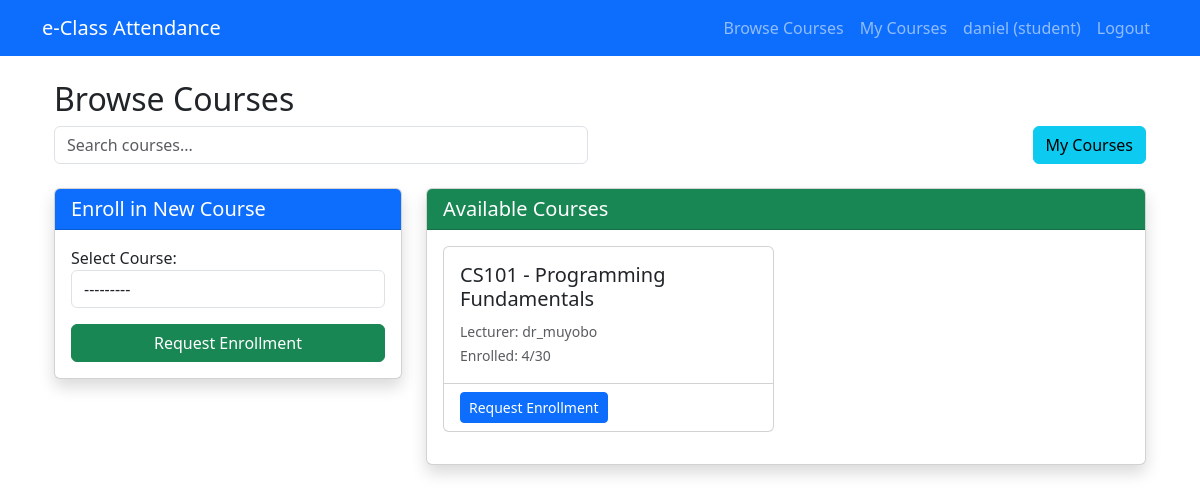
The page /courses/browse/ (signed in) on the database its author committed.
### attendance/models.py (models this page shows, shortened)
class User(AbstractUser):
    ROLE_CHOICES = (
        ('student', 'Student'),
        ('lecturer', 'Lecturer'),
        ('admin', 'Faculty Admin'),
    )
    role = models.CharField(max_length=20, choices=ROLE_CHOICES, default='student')
    phone = models.CharField(max_length=15, blank=True)
    email = models.EmailField(blank=True, null=True)

class Course(models.Model):
    code = models.CharField(max_length=20, unique=True)
    name = models.CharField(max_length=100)
    lecturer = models.ForeignKey(User, on_delete=models.SET_NULL, null=True, limit_choices_to={'role': 'lecturer'})
    students = models.ManyToManyField(User, related_name='courses', limit_choices_to={'role': 'student'})
    enrollment_open = models.BooleanField(default=True)
    auto_approve = models.BooleanField(default=False)
    description = models.TextField(blank=True)
    capacity = models.PositiveIntegerField(default=0)
    prerequisites = models.ManyToManyField('self', symmetrical=False, blank=True)
    @property
    def is_full(self):
        if self.capacity == 0:
            return False
        return self.students.count() >= self.capacity
    def __str__(self):
        return f"{self.code} - {self.name}"

### attendance/views.py (the view)
# urls.py: path('courses/browse/', views.browse_courses, name='browse_courses'),
@login_required
def browse_courses(request):
    if request.user.role != 'student':
        messages.error(request, 'Access denied')
        return redirect('dashboard')
    enrolled_courses = request.user.courses.all()
    pending_requests = EnrollmentRequest.objects.filter(student=request.user, status='pending')
    pending_course_ids = pending_requests.values_list('course_id', flat=True)
    available_courses = Course.objects.filter(
        enrollment_open=True
    ).exclude(
        id__in=enrolled_courses
    ).exclude(
        id__in=pending_course_ids
    )
    if request.method == 'POST':
        form = CourseEnrollmentForm(request.user, request.POST)
        if form.is_valid():
            course = form.cleaned_data['course']
            if course.is_full and course.capacity > 0:
                messages.error(request, f'{course.code} is already full!')
                return redirect('browse_courses')
            enrollment_request = EnrollmentRequest.objects.create(
                student=request.user,
                course=course
            )
            if course.auto_approve:
                enrollment_request.approve(request.user)
                messages.success(request, f'Successfully enrolled in {course.code}!')
                log_action(request.user, f'Enrolled in course {course.code}', request)
            else:
                messages.info(request, f'Enrollment request sent for {course.code}. Waiting for approval.')
                log_action(request.user, f'Requested enrollment for {course.code}', request)
            return redirect('my_courses')
    else:
        form = CourseEnrollmentForm(request.user)
    context = {
        'enrolled_courses': enrolled_courses,
        'pending_requests': pending_requests,
        'available_courses': available_courses,
        'form': form,
    }
    return render(request, 'attendance/browse_courses.html', context)

### attendance/forms.py
class CourseEnrollmentForm(forms.Form):
    course = forms.ModelChoiceField(
        queryset=Course.objects.filter(enrollment_open=True),
        widget=forms.Select(attrs={'class': 'form-control'}),
        label="Select Course"
    )
    def __init__(self, student, *args, **kwargs):
        super().__init__(*args, **kwargs)
        self.student = student
        enrolled_courses = student.courses.values_list('id', flat=True)
        pending_courses = EnrollmentRequest.objects.filter(
            student=student,
            status='pending'
        ).values_list('course_id', flat=True)
        self.fields['course'].queryset = Course.objects.filter(
            enrollment_open=True
        ).exclude(
            id__in=enrolled_courses
        ).exclude(
            id__in=pending_courses
        )

### attendance/templates/attendance/browse_courses.html (shortened to what this page needs)
{% extends 'base.html' %}
{% block content %}
<div class="container-fluid">
    <h2>Browse Courses</h2>
    <div class="row mb-4">
        <div class="col-md-6">
            <input type="text" id="courseSearch" class="form-control" placeholder="Search courses...">
        </div>
        <div class="col-md-6 text-end">
            <a href="{% url 'my_courses' %}" class="btn btn-info">My Courses</a>
        </div>
    </div>
    <div class="row">
        <div class="col-md-4">
            <div class="card shadow mb-4">
                <div class="card-header bg-primary text-white">
                    <h5 class="mb-0">Enroll in New Course</h5>
                </div>
                <div class="card-body">
                    <form method="post">
                        {{ form.as_p }}
                        <button type="submit" class="btn btn-success w-100">
                             Request Enrollment
                        </button>
                    </form>
                </div>
            </div>
        </div>
        <div class="col-md-8">
            <div class="card shadow mb-4">
                <div class="card-header bg-success text-white">
                    <h5 class="mb-0">Available Courses</h5>
                </div>
                <div class="card-body">
                    <div class="row" id="courseList">
                        {% for course in available_courses %}
                        <div class="col-md-6 mb-3 course-item">
                            <div class="card h-100">
                                <div class="card-body">
                                    <h5 class="card-title">{{ course.code }} - {{ course.name }}</h5>
                                    <p class="card-text text-muted">
                                        <small>
                                             Lecturer: {{ course.lecturer.username }}<br>
                                             Enrolled: {{ course.students.count }}/{% if course.capacity > 0 %}{{ course.capacity }}{% else %}∞{% endif %}<br>
                                        </small>
                                    </p>
                                </div>
                                <div class="card-footer bg-transparent">
                                    <form method="post" class="d-inline">
                                        <button type="submit" class="btn btn-sm btn-primary"
                                                {% if course.is_full %}disabled{% endif %}>
                                            {% if course.auto_approve %}
                                                <i class="fas fa-check"></i> Enroll Now
                                            {% else %}
                                                 Request Enrollment
                                            {% endif %}
                                        </button>
                                    </form>
                                </div>
                            </div>
                        </div>
                        {% empty %}
                        <div class="col-12">
                            <div class="alert alert-info">No available courses at the moment.</div>
                        </div>
                        {% endfor %}
                    </div>
                </div>
            </div>
        </div>
    </div>
</div>
{% endblock %}

### templates/base.html (shortened to what this page needs)
<!DOCTYPE html>
<html>
<head>
    <link href="https://cdn.jsdelivr.net/npm/bootstrap@5.3.0/dist/css/bootstrap.min.css" rel="stylesheet">
</head>
<body>
<nav class="navbar navbar-expand-lg navbar-dark bg-primary">
    <div class="container">
        <a class="navbar-brand" href="{% url 'dashboard' %}"> e-Class Attendance</a>
        <div class="collapse navbar-collapse" id="navbarNav">
            <ul class="navbar-nav ms-auto">
                {% if user.is_authenticated %}
                    {% if user.role == 'student' %}
                    <li class="nav-item">
                        <a class="nav-link" href="{% url 'browse_courses' %}">
                             Browse Courses
                        </a>
                    </li>
                    <li class="nav-item">
                        <a class="nav-link" href="{% url 'my_courses' %}">
                             My Courses
                        </a>
                    </li>
                    {% elif user.role == 'lecturer' %}
                    <li class="nav-item">
                        <a class="nav-link" href="{% url 'manage_enrollments' %}">
                            <i class="fas fa-users"></i> Enrollment Requests
                        </a>
                    </li>
                    {% elif user.role == 'admin' %}
                    <li class="nav-item">
                        <a class="nav-link" href="{% url 'all_enrollments' %}">
                            <i class="fas fa-chart-line"></i> All Enrollments
                        </a>
                    </li>
                    {% endif %}
                    <li class="nav-item">
                        <span class="nav-link">{{ user.username }} ({{ user.role }})</span>
                    </li>
                    <li class="nav-item">
                        <a class="nav-link" href="{% url 'logout' %}">
                             Logout
                        </a>
                    </li>
                {% endif %}
            </ul>
        </div>
    </div>
</nav>
<div class="container mt-4">
    {% block content %}{% endblock %}
</div>
</body>
</html>

### rows shown on the page
User: username "daniel", role "student"
Course: code "CS101", name "Programming Fundamentals", lecturer.username "dr_muyobo", students.count "4", capacity "30", auto_approve "Request Enrollment"
